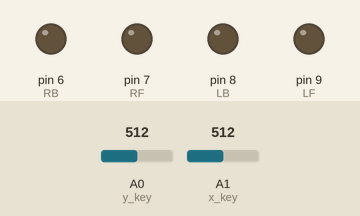
This sketch was run on a simulated Arduino Uno, built with avr-gcc and run on an emulated ATmega328P. Shown: output pins drawn as LEDs (lit = HIGH). Inputs (shaded band) come from the test bench; at power-on: A0 (y_key) = 512, A1 (x_key) = 512.

Above: at 1.2 s.
1.3 s: A0 (y_key) set to 589
2.8 s: A0 (y_key) set to 611
At 3.3 s:
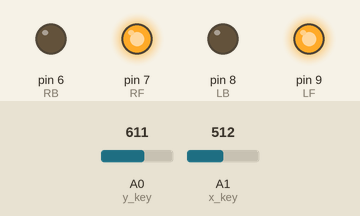
4.3 s: A1 (x_key) set to 408
5.8 s: A1 (x_key) set to 383
At 6.8 s:
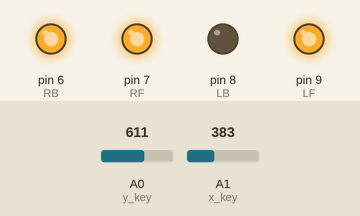
7.3 s: A0 (y_key) set to 590
At 8.2 s:
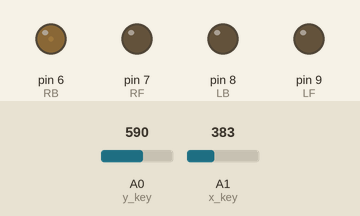
8.8 s: A1 (x_key) set to 610
At 10.1 s:
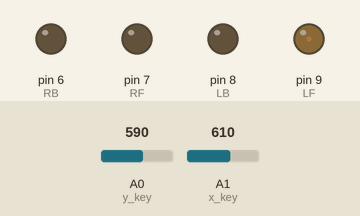
Timing chart, 0 to 11.3 s (numbered marks = the images above; inputs shaded):
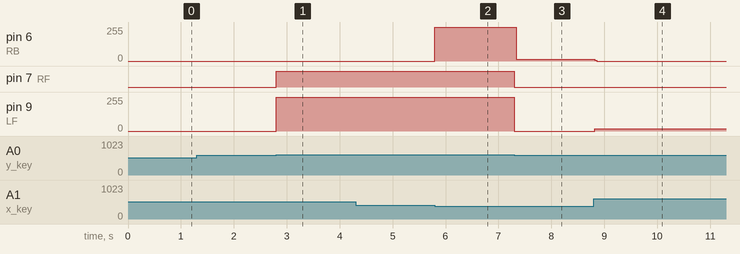

Measured:
- the behaviour switches between 600 and 601 on A0 (y_key) (found by bisection; images 0 and 1)
- the behaviour switches between 400 and 399 on A1 (x_key) (found by bisection; images 1 and 2)
- after the input at 1.3 s, every drawn part: stays the same
- after the input at 2.8 s, pin 7 (RF): LOW → HIGH at once; pin 9 (LF): 0/255 → 255/255 at once
- after the input at 4.3 s, every drawn part: stays the same
- after the input at 5.8 s, pin 6 (RB): 0/255 → 255/255 at once
- after the input at 7.3 s, pin 6 (RB): 255/255 → 13/255 at once; pin 7 (RF): HIGH → LOW at once; pin 9 (LF): 255/255 → 0/255 at once
- after the input at 8.8 s, pin 6 (RB): 13/255 → 0/255 at once; pin 9 (LF): 0/255 → 17/255 at once

The sketch:

Joystick_Controls_Motors.ino
```cpp
int x_key = A1;
int y_key = A0;
int x_pos;
int y_pos;
//Motor Pins
int LF = 9;       //control pin for first motor
int LB = 8;       //control pin for first motor
int RF = 7;        //control pin for second motor
int RB = 6;        //control pin for second motor
//Initializing variables to store data

void setup ( ) {
  Serial.begin (9600); //Starting the serial communication at 9600 baud rate
  //Initializing the motor pins as output
  pinMode(LF, OUTPUT);
  pinMode(LB, OUTPUT);
  pinMode(RF, OUTPUT);
  pinMode(RB, OUTPUT);
  //Initializng the joystick pins as input
  pinMode (x_key, INPUT) ;
  pinMode (y_key, INPUT) ;
}
void loop () {
    x_pos = analogRead (x_key) ;  //Reading the horizontal movement value
    y_pos = analogRead (y_key) ;  //Reading the vertical movement value

if (x_pos < 400){     //Rotating the left motor in clockwise direction
    digitalWrite(RB, HIGH);
    digitalWrite(LB, LOW);

  }
else if (x_pos>400 && x_pos <600){  //Motors will not move when the joystick will be at center

  }

else if (x_pos > 600){    //Rotating the left motor in anticlockwise direction

    digitalWrite(LF, HIGH);
    digitalWrite(LB, LOW);

  }

if (y_pos < 400){         //Rotating the right motor in clockwise direction

    digitalWrite(LB, HIGH);
    digitalWrite(RB, HIGH);

  }
else if (y_pos>400 && y_pos <600){
    digitalWrite(RF, LOW);
    digitalWrite(RB, LOW);
    digitalWrite(LF, LOW);
    digitalWrite(LB, LOW);
  }

else if (y_pos > 600){        //Rotating the right motor in anticlockwise direction

    digitalWrite(LF, HIGH);
    digitalWrite(RF, HIGH);

  }
  }
```
